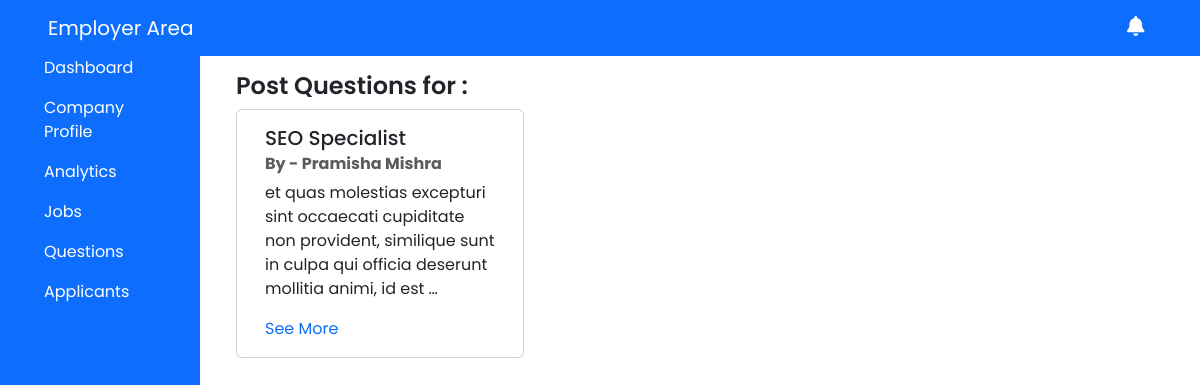
/employer/questions/ (signed in), run on an earlier commit of the app's database.
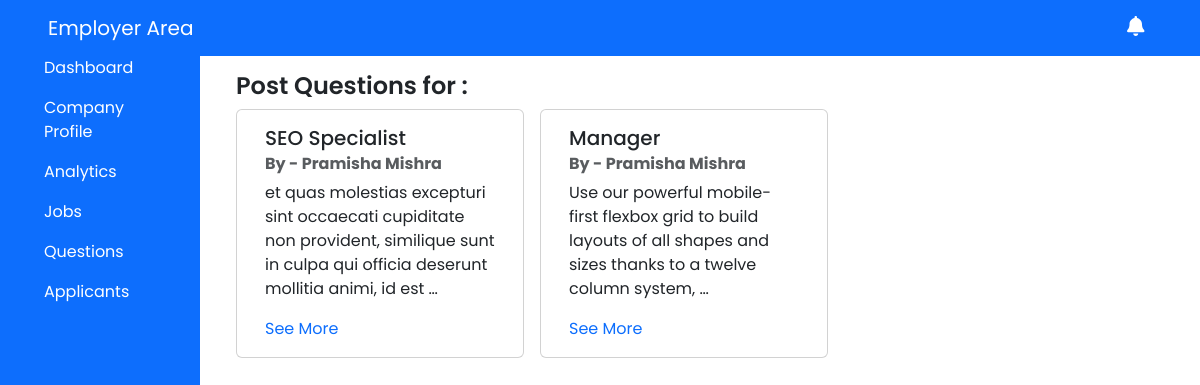
And on a later commit of the database.
### employer/models.py (models this page shows, shortened)
class Job(models.Model):
    employer = models.ForeignKey(Employer,on_delete=models.CASCADE,related_name='job')
    job_id = models.AutoField(primary_key=True)
    job_type = models.CharField(max_length=50,choices=JOB_TYPE,blank=False,null=False ,verbose_name='Job type')
    job_position = models.CharField(verbose_name="Position",max_length=100,null=False,blank=False)
    job_requirement = models.CharField(verbose_name="Requirements",max_length=100,null=False,blank=False)
    job_description = models.TextField(verbose_name="Description",null=False,blank=False)
    salary = models.TextField(max_length=30,blank=True,null=True)
    location_type = models.TextField(choices=LOCATION_TYPE,blank=False)
    deadline = models.DateField(blank=False,null=False,default=default_deadline)

class Employer(models.Model):
    emp_id = models.AutoField(primary_key=True)
    emp_name = models.CharField(max_length=50,null=False,blank=False,verbose_name='Employer name')
    emp_phone_number = models.CharField(max_length=11,null=False,blank=False,verbose_name='Employer number')
    emp_email = models.EmailField(verbose_name='Employer Email',null=False,blank=False,unique=True)
    emp_password = models.CharField(null=False,blank=False,verbose_name='Employer Password',max_length=255)
    about_employer = models.TextField(verbose_name='About Employer',blank=True,null=True)
    emp_profile = models.FileField(upload_to=filepath ,null=True,verbose_name='Profile Photo')

### employer/views.py (the view)
# urls.py: path('questions/',questions,name="questions"),
def questions(request):
    email = request.session.get('email',None)
    if email:
        employer = Employer.objects.get(emp_email = email)
        job_exists = Job.objects.filter(employer = employer).exists()
        jobs = None
        message = ''
        if job_exists:
            jobs = Job.objects.filter(employer = employer).order_by('job_id')
        else:
            message = 'No jobs posted yet.'
        context = {
            'jobs':jobs,
            'message':message
        }
        return render(request,'employer-dashboard/components/questions.html',context)
    else:
        messages.error(request,"Session Expired.")
        return redirect('employer_signin')

### templates/employer-dashboard/components/questions.html
{% extends "../index.html" %}
{% block content %}
<h1 class="fs-4 fw-semibold mt-2 mx-4">Post Questions for : </h1>
<div class="row d-flex flex-col">
      <div class="container">
        <div class="row row-cols-3 mx-3">
          {% for job in jobs%}
          <div class="card mx-2" style="width: 18rem;">
            <div class="card-body">
              <h5 class="card-title">{{job.job_position}}</h5>
              <h6 class="card-subtitle mb-2 text-body-secondary fw-bold">By - {{job.employer.emp_name}}</h6>
              <p class="card-text">{{job.job_description |truncatewords:20 | safe}}</p>
              <a href="{%url 'viewquestions' id=job.job_id%}" class="card-link">See More</a>
            </div>
          </div>
          {%endfor%}
        </div>
      </div>
{% endblock %}

### templates/employer-dashboard/index.html (shortened to what this page needs)
{% extends "../base/base.html" %}
{% block navbar %}
    {% include "./components/navbar.html" with emp_name=data.emp_name %}
{% endblock %}
{% block sidebar %}
{% include "./components/sidebar.html" %}
{% endblock sidebar %}

### templates/base/base.html (shortened to what this page needs)
<!DOCTYPE html>
<html lang="en">
{% include './header.html' %}
<body>
    {% block navbar%}{%endblock%}
    {% block sidebar %}{% endblock sidebar %}
    {% block content%}{%endblock%}
</body>
</html>

### templates/base/header.html (shortened to what this page needs)
<head>
    <link href="https://cdn.jsdelivr.net/npm/bootstrap@5.3.0/dist/css/bootstrap.min.css" rel="stylesheet">
    {% load static %}
    <link rel="stylesheet" href="{% static './css/style.css'%}">
    <link rel="stylesheet" href="{% static './css/helper.css'%}">
    <link rel="stylesheet" href="{% static './css/dashboard.css'%}">
    <link rel="stylesheet" href="{% static './css/bootstrap.css'%}">
    <link rel="stylesheet" href="{% static './css/bootstrap.min.css'%}">
    <link rel="stylesheet" href="{% static './css/sweetalert.css' %}" />
    <link rel="stylesheet" type="text/css" href="{% static 'ckeditor/ckeditor.css' %}">
</head>

### templates/employer-dashboard/components/navbar.html (shortened to what this page needs)
<nav class="navbar fixed-top navbar-expand-md navbar-dark bg-primary mb-3">
    <div class="flex-row d-flex">
        <a class="navbar-brand mx-5" href="{% url 'employer_dashboard' %}" title="Admin">Employer Area</a>
    </div>
    <div class="ms-auto mx-4">
        <a href="#" class="text-white mx-3 position-relative"  data-bs-toggle="modal" data-bs-target="#notifications">
            <i class="fas fa-bell fs-5"></i>
        </a>
    </div>
</nav>

### templates/employer-dashboard/components/sidebar.html (shortened to what this page needs)
<div class="container-fluid" id="main">
<div class="row row-offcanvas row-offcanvas-left">
    <div class="col-md-3 col-lg-2 sidebar-offcanvas bg-primary" id="sidebar" role="navigation">
        <ul class="nav flex-column sticky-top pl-5 pt-5 fixed" style="height:100vh !important;">
            <li class="nav-item"><a class="nav-link text-white " href="{% url 'employer_dashboard' %}">Dashboard</a></li>
            <li class="nav-item"><a class="nav-link text-white" href="{% url 'company_profile'%}">Company Profile</a></li>
            <li class="nav-item"><a class="nav-link text-white" href="#">Analytics</a></li>
            <li class="nav-item"><a class="nav-link text-white" href="{% url 'postjobs'%}">Jobs</a></li>
            <li class="nav-item"><a class="nav-link text-white" href="{% url 'questions' %}">Questions</a></li>
            <li class="nav-item"><a class="nav-link text-white" href="{% url 'applicants'%}">Applicants</a></li>
        </ul>
    </div>
    <div class="col main pt-5 mt-3" id="content">

### templates/base/footer.html (shortened to what this page needs)
{% load static %}

### static/css/style.css (style rules this page uses)
:root { --color-primary:#832bf0; --color-primary-hover:#8732f0; --color-secondary:#3a0ca3; --color-light:#83c5be; --color-red:#d90429; --color-red-hover:#dd2d4be3; --color-dark:#14213d; --color-grey:#a1a1a1; --color-white:#fff; --color-green:#00FF00; }
* { font-family: 'Poppins', sans-serif !important; }
.bg-primary { background-color: var(--color-primary) !important; }
a { text-decoration: none !important; }
.nav-item { margin-left:1rem !important; }

### static/css/helper.css (style rules this page uses)
:root { --color-primary:#832bf0; --color-primary-hover:#863be280; --color-secondary:#3a0ca3; --color-light:#83c5be; --color-red:#d90429; --color-red-hover:#dd2d4be3; --color-dark:#14213d; --color-grey:#a1a1a1; --color-white:#fff; }

### static/css/dashboard.css (style rules this page uses)
.card { overflow:hidden; }

What changed in the data, as far as the page shows it:
added Job: job_position "Manager", employer.emp_name "Pramisha Mishra", job_description "Use our powerful mobile-first flexbox grid to build layouts of all shapes and sizes thanks to a twelve column system, …"
